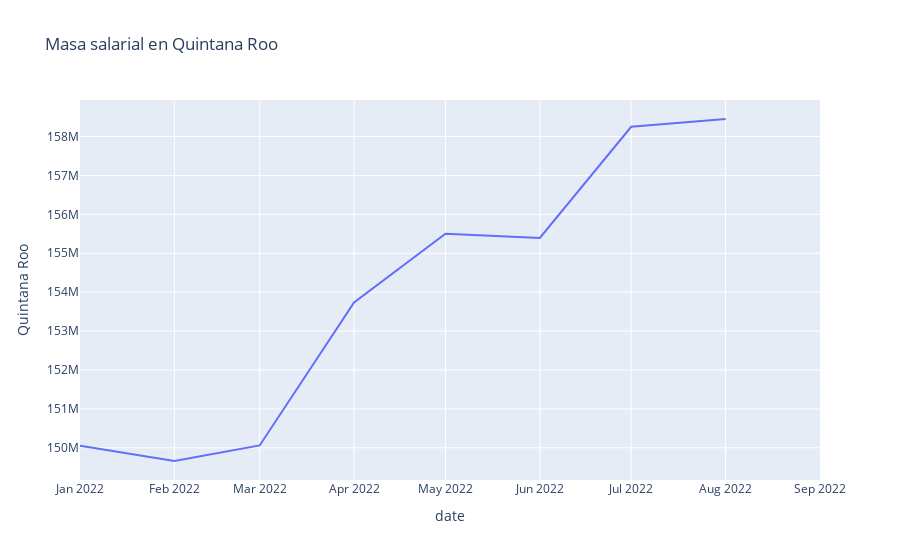

The code cell stored with this chart in its notebook:
### Code cell
fig = px.line(df, x="date", y="Quintana Roo", title='Masa salarial en Quintana Roo')
fig.show()

### Figure 1 — Plotly figure (JSON) as saved in the notebook; plotly's stock layout.template omitted (floating-point values rounded to 4 significant figures)
{"data": [{"hovertemplate": "date=%{x}<br>Quintana Roo=%{y}<extra></extra>", "legendgroup": "", "line": {"color": "#636efa", "dash": "solid"}, "marker": {"symbol": "circle"}, "mode": "lines", "name": "", "orientation": "v", "showlegend": false, "type": "scatter", "x": ["2022-01-01T00:00:00", "2022-02-01T00:00:00", "2022-03-01T00:00:00", "2022-04-01T00:00:00", "2022-05-01T00:00:00", "2022-06-01T00:00:00", "2022-07-01T00:00:00", "2022-08-01T00:00:00", "2022-09-01T00:00:00"], "xaxis": "x", "y": [150100000.0, 149700000.0, 150100000.0, 153700000.0, 155500000.0, 155400000.0, 158300000.0, 158500000.0, null], "yaxis": "y"}], "layout": {"legend": {"tracegroupgap": 0}, "title": {"text": "Masa salarial en Quintana Roo"}, "xaxis": {"anchor": "y", "domain": [0, 1], "title": {"text": "date"}}, "yaxis": {"anchor": "x", "domain": [0, 1], "title": {"text": "Quintana Roo"}}}}
